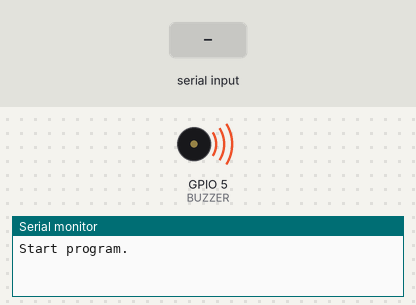
A sketch run on a simulated ESP32. On the bench: buzzer (waves = sounding, pin HIGH), the last lines printed to the serial monitor. The test bench sets the inputs (shaded band). Nothing arrives over Bluetooth unless stated. At 3.0 s the program restarts the board; the recording ends there.

Above: at 1.2 s.
1.3 s: "1" received over the second serial link
At 2.4 s:
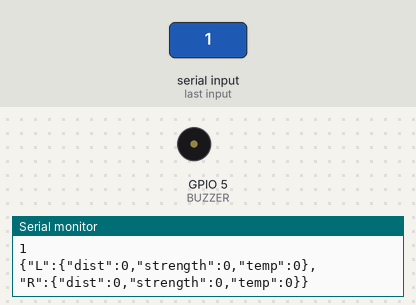
Timing chart, 0 to 3.0 s (numbered marks = the images above; inputs shaded):
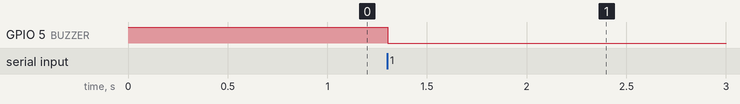

Measured:
- after the input at 1.3 s, GPIO 5 (BUZZER): HIGH → LOW at once

The sketch:

USE_UART.ino
```cpp
/**
  * Useing UART1/UART2
  */

#include <ArduinoJson.h>
#include <HardwareSerial.h>
#include <BluetoothSerial.h>
#include "TFdata.h"
#include "esp_system.h"

#define HEADER 0x59
#define BUZZER 5

StaticJsonDocument<200> jsondata;

BluetoothSerial BT;                 // Bluetooth

HardwareSerial L_TFmini(1);         // Left TFmini Plus
HardwareSerial R_TFmini(2);         // Right TFmini Plus

const int wdtTimeout = 3000;        // time in ms to trigger the watchdog
hw_timer_t *timer = NULL;

void IRAM_ATTR resetModule() {
    ets_printf("reboot\n");
    esp_restart();
}

/*
// TFmini plus data struct
typedef struct {
    const String name;
    int dist;
    int strength;
    float temp;
}TFdata;
*/

TFdata R_TFdata={"R"};
TFdata L_TFdata={"L"};

// Clean Serial buffer
void CleanFlush(HardwareSerial *pTF)
{
    char ch;
    while(pTF->available() > 0) {
        ch = pTF->read();
    }
}

// Read TFmini Plus data
void ReadTFmini(HardwareSerial *pTFmini, TFdata *pTFdata)
{
    int data[9];            // data buffer
    if (pTFmini->available() > 0) {
        if (pTFmini->read() == HEADER) {
            data[0] = HEADER;
            if (pTFmini->read() == HEADER) {
                data[1] = HEADER;
                for(int i=2; i<9; i++) {
                    data[i] = pTFmini->read();
                }

                // checksum
                int check = data[0] + data[1] + data[2] + data[3] + data[4] + data[5] + data[6] + data[7];

                if (data[8] == (check & 0xFF)) {            // checksum equal data[8]
                    pTFdata->dist = data[2] + (data[3] << 8);
                    pTFdata->strength = data[4] + (data[5] << 8);
                    pTFdata->temp = ((data[6] + (data[7] << 8)) / 100);
                } else {
                    Serial.println("Check Error.");
                    CleanFlush(pTFmini);            // Clean Serial buffer
                }
            } else {
                Serial.println("Not find two HEADER.");
                CleanFlush(pTFmini);
            }
        } else {
            Serial.println("Not find one HEADER.");
            CleanFlush(pTFmini);
        }
    }
}

// Debug function
String resultString(TFdata *pTFdata)
{
    String str = "";

    str = "sensor=";
    str += pTFdata->name;
    str += ",dist=";
    str += pTFdata->dist;
    str += ",strength=";
    str += pTFdata->strength;
    str += ",temp=";
    str += pTFdata->temp;

    return str;
}

// data to JSON and send JSON data
void sendJSON(TFdata *pL_TFdata, TFdata *pR_TFdata)
{
    // left sensor data
    jsondata[pL_TFdata->name]["dist"] = pL_TFdata->dist;
    jsondata[pL_TFdata->name]["strength"] = pL_TFdata->strength;
    jsondata[pL_TFdata->name]["temp"] = pL_TFdata->temp;
    // right sensor data
    jsondata[pR_TFdata->name]["dist"] = pR_TFdata->dist;
    jsondata[pR_TFdata->name]["strength"] = pR_TFdata->strength;
    jsondata[pR_TFdata->name]["temp"] = pR_TFdata->temp;

    serializeJson(jsondata, BT);        // send json data to Bluetooth
    serializeJson(jsondata, Serial);    // send json data to Serial
}

void setBuzzer(bool status)
{
    switch(status) {
        case true:
            // Buzzer is low enable
            digitalWrite(BUZZER, LOW);
            break;
        case false:
            // disable Buzzer
            digitalWrite(BUZZER, HIGH);
            break;
        default:
        ;;
    }
}


void setup(void)
{
    // Initialization
    Serial.begin(115200);                           // Set Serial baudrate
    BT.begin("TFminiPlus");                         // set Bluetooth name
    L_TFmini.begin(115200, SERIAL_8N1, 4, 2);       // baud rate, parity, RX|TX ; Left TFmini Plus sensor.
    R_TFmini.begin(115200, SERIAL_8N1, 16, 17);     // right TFmini plus sensor.

    // buzzer initialization
    pinMode(BUZZER, OUTPUT);
    digitalWrite(BUZZER, HIGH);     // Buzzer is low enable

    // watchdog setting
    timer = timerBegin(0, 80, true);                    // timer 0, div 80
    timerAttachInterrupt(timer, &resetModule, true);    // attach callback
    timerAlarmWrite(timer, wdtTimeout * 1000, false);   // set time in us
    timerAlarmEnable(timer);                            // enable interrupt

    Serial.println("Start program.");
}


void loop(void)
{
    timerWrite(timer, 0);                   // reset timer (feed watchdog)

    // read bluetooth command
    if (BT.available()) {
        char cmd;
        cmd = BT.read();
        Serial.println(cmd);
        switch(cmd) {
            case '0':
                ReadTFmini(&R_TFmini, &R_TFdata);       // Read Right TFmini plus data
                ReadTFmini(&L_TFmini, &L_TFdata);       // Read Left TFmini plus data
                sendJSON(&L_TFdata, &R_TFdata);         // data to json and send
                setBuzzer(false);                       // close buzzer
                break;
            case '1':
                ReadTFmini(&R_TFmini, &R_TFdata);       // Read Right TFmini plus data
                ReadTFmini(&L_TFmini, &L_TFdata);       // Read Left TFmini plus data
                sendJSON(&L_TFdata, &R_TFdata);         // data to json and send
                setBuzzer(true);                        // open buzzer
                break;
            default:
                ;;
        }
    }

    CleanFlush(&R_TFmini);          // clear serial buffer
    CleanFlush(&L_TFmini);
    delay(10);
}
```

TFdata.h
```cpp
#ifndef TFDATA_H
#define TFDATA_H

typedef struct {
    const String name;
    int dist;
    int strength;
    float temp;
}TFdata;

#endif
```
